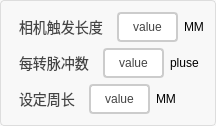
      <widget class="QGroupBox" name="groupBox_4">
       <property name="styleSheet">
        <string notr="true">QGroupBox {
    border: 1px solid #DDD;
    border-radius: 4px;
    font: bold 14px;
    color: #666;
    background-color: #F8F8F8;
}

QGroupBox::title {
    subcontrol-origin: margin;
    subcontrol-position: top left;
    left: 10px;
    padding: 0 5px;
}</string>
       </property>
       <property name="title">
        <string/>
       </property>
       <layout class="QVBoxLayout" name="verticalLayout_11">
        <item>
         <layout class="QHBoxLayout" name="horizontalLayout_63">
          <item>
           <widget class="QLabel" name="label_71">
            <property name="styleSheet">
             <string notr="true">/* 基础标签样式 */
QLabel {
    color: #444444;          /* 主文字色 */
    font-size: 14px;         /* 标准字号 */
    background: transparent; /* 透明背景 */
    padding: 2px 4px;        /* 基础内边距 */
}

/* 标题样式 */
QLabel.title {
    font-size: 16px;
    font-weight: 600;
    color: #333333;
    border-bottom: 1px solid #DDDDDD; /* 下划线装饰 */
    padding-bottom: 4px;
}

/* 副标题/次要文本 */
QLabel.subtitle {
    color: #666666;
    font-size: 13px;
    font-style: italic;
}

/* 强调文本 */
QLabel.emphasis {
    color: #333333;
    font-weight: 500;
    background-color: #F5F5F5;
    border-radius: 3px;
    padding: 4px 8px;
}

/* 状态标签（成功/警告/错误） */
QLabel[state=&quot;success&quot;] {
    color: #228B22;          /* 森林绿 */
    border-left: 3px solid #228B22;
    padding-left: 8px;
}

QLabel[state=&quot;warning&quot;] {
    color: #FF8C00;          /* 暗橙 */
    border-left: 3px solid #FF8C00;
    padding-left: 8px;
}

QLabel[state=&quot;error&quot;] {
    color: #B22222;          /* 砖红 */
    border-left: 3px solid #B22222;
    padding-left: 8px;
}

/* 数据展示标签 */
QLabel.data {
    color: #2F4F4F;          /* 深石板灰 */
    font-family: monospace;
    border: 1px solid #E0E0E0;
    background-color: #FFFFFF;
    padding: 6px 12px;
    border-radius: 4px;
}

/* 禁用状态 */
QLabel:disabled {
    color: #AAAAAA;
    background-color: transparent;
}

/* 链接样式（伪链接效果） */
QLabel.link {
    color: #4682B4;          /* 钢蓝 */
    text-decoration: underline;
    border-bottom: 1px dotted #4682B4;
}

/* 图标标签 */
QLabel.icon {
    qproperty-alignment: AlignCenter;
    border: 1px solid #E0E0E0;
    border-radius: 4px;
    background-color: #FFFFFF;
    padding: 12px;
}</string>
            </property>
            <property name="text">
             <string>相机触发长度</string>
            </property>
           </widget>
          </item>
          <item>
           <widget class="QPushButton" name="btn_xiangjichufachangdu">
            <property name="sizePolicy">
             <sizepolicy hsizetype="Minimum" vsizetype="Minimum">
              <horstretch>0</horstretch>
              <verstretch>0</verstretch>
             </sizepolicy>
            </property>
            <property name="styleSheet">
             <string notr="true">QPushButton {
    padding: 6px 14px;
    border: 2px solid #CCC;
    border-radius: 4px;
    background-color: white;
    color: #444;
}

QPushButton:hover {
    border-color: #999;
    background-color: #F5F5F5;
}

QPushButton:pressed {
    border-color: #777;
    background-color: #EEE;
}</string>
            </property>
            <property name="text">
             <string>value</string>
            </property>
           </widget>
          </item>
          <item>
           <widget class="QLabel" name="label_72">
            <property name="text">
             <string>MM</string>
            </property>
           </widget>
          </item>
         </layout>
        </item>
        <item>
         <layout class="QHBoxLayout" name="horizontalLayout_64">
          <item>
           <widget class="QLabel" name="label_73">
            <property name="styleSheet">
             <string notr="true">/* 基础标签样式 */
QLabel {
    color: #444444;          /* 主文字色 */
    font-size: 14px;         /* 标准字号 */
    background: transparent; /* 透明背景 */
    padding: 2px 4px;        /* 基础内边距 */
}

/* 标题样式 */
QLabel.title {
    font-size: 16px;
    font-weight: 600;
    color: #333333;
    border-bottom: 1px solid #DDDDDD; /* 下划线装饰 */
    padding-bottom: 4px;
}

/* 副标题/次要文本 */
QLabel.subtitle {
    color: #666666;
    font-size: 13px;
    font-style: italic;
}

/* 强调文本 */
QLabel.emphasis {
    color: #333333;
    font-weight: 500;
    background-color: #F5F5F5;
    border-radius: 3px;
    padding: 4px 8px;
}

/* 状态标签（成功/警告/错误） */
QLabel[state=&quot;success&quot;] {
    color: #228B22;          /* 森林绿 */
    border-left: 3px solid #228B22;
    padding-left: 8px;
}

QLabel[state=&quot;warning&quot;] {
    color: #FF8C00;          /* 暗橙 */
    border-left: 3px solid #FF8C00;
    padding-left: 8px;
}

QLabel[state=&quot;error&quot;] {
    color: #B22222;          /* 砖红 */
    border-left: 3px solid #B22222;
    padding-left: 8px;
}

/* 数据展示标签 */
QLabel.data {
    color: #2F4F4F;          /* 深石板灰 */
    font-family: monospace;
    border: 1px solid #E0E0E0;
    background-color: #FFFFFF;
    padding: 6px 12px;
    border-radius: 4px;
}

/* 禁用状态 */
QLabel:disabled {
    color: #AAAAAA;
    background-color: transparent;
}

/* 链接样式（伪链接效果） */
QLabel.link {
    color: #4682B4;          /* 钢蓝 */
    text-decoration: underline;
    border-bottom: 1px dotted #4682B4;
}

/* 图标标签 */
QLabel.icon {
    qproperty-alignment: AlignCenter;
    border: 1px solid #E0E0E0;
    border-radius: 4px;
    background-color: #FFFFFF;
    padding: 12px;
}</string>
            </property>
            <property name="text">
             <string>每转脉冲数</string>
            </property>
           </widget>
          </item>
          <item>
           <widget class="QPushButton" name="btn_meizhuanmaichongshu">
            <property name="sizePolicy">
             <sizepolicy hsizetype="Minimum" vsizetype="Minimum">
              <horstretch>0</horstretch>
              <verstretch>0</verstretch>
             </sizepolicy>
            </property>
            <property name="styleSheet">
             <string notr="true">QPushButton {
    padding: 6px 14px;
    border: 2px solid #CCC;
    border-radius: 4px;
    background-color: white;
    color: #444;
}

QPushButton:hover {
    border-color: #999;
    background-color: #F5F5F5;
}

QPushButton:pressed {
    border-color: #777;
    background-color: #EEE;
}</string>
            </property>
            <property name="text">
             <string>value</string>
            </property>
           </widget>
          </item>
          <item>
           <widget class="QLabel" name="label_74">
            <property name="text">
             <string>pluse</string>
            </property>
           </widget>
          </item>
         </layout>
        </item>
        <item>
         <layout class="QHBoxLayout" name="horizontalLayout_2">
          <item>
           <widget class="QLabel" name="label_75">
            <property name="styleSheet">
             <string notr="true">/* 基础标签样式 */
QLabel {
    color: #444444;          /* 主文字色 */
    font-size: 14px;         /* 标准字号 */
    background: transparent; /* 透明背景 */
    padding: 2px 4px;        /* 基础内边距 */
}

/* 标题样式 */
QLabel.title {
    font-size: 16px;
    font-weight: 600;
    color: #333333;
    border-bottom: 1px solid #DDDDDD; /* 下划线装饰 */
    padding-bottom: 4px;
}

/* 副标题/次要文本 */
QLabel.subtitle {
    color: #666666;
    font-size: 13px;
    font-style: italic;
}

/* 强调文本 */
QLabel.emphasis {
    color: #333333;
    font-weight: 500;
    background-color: #F5F5F5;
    border-radius: 3px;
    padding: 4px 8px;
}

/* 状态标签（成功/警告/错误） */
QLabel[state=&quot;success&quot;] {
    color: #228B22;          /* 森林绿 */
    border-left: 3px solid #228B22;
    padding-left: 8px;
}

QLabel[state=&quot;warning&quot;] {
    color: #FF8C00;          /* 暗橙 */
    border-left: 3px solid #FF8C00;
    padding-left: 8px;
}

QLabel[state=&quot;error&quot;] {
    color: #B22222;          /* 砖红 */
    border-left: 3px solid #B22222;
    padding-left: 8px;
}

/* 数据展示标签 */
QLabel.data {
    color: #2F4F4F;          /* 深石板灰 */
    font-family: monospace;
    border: 1px solid #E0E0E0;
    background-color: #FFFFFF;
    padding: 6px 12px;
    border-radius: 4px;
}

/* 禁用状态 */
QLabel:disabled {
    color: #AAAAAA;
    background-color: transparent;
}

/* 链接样式（伪链接效果） */
QLabel.link {
    color: #4682B4;          /* 钢蓝 */
    text-decoration: underline;
    border-bottom: 1px dotted #4682B4;
}

/* 图标标签 */
QLabel.icon {
    qproperty-alignment: AlignCenter;
    border: 1px solid #E0E0E0;
    border-radius: 4px;
    background-color: #FFFFFF;
    padding: 12px;
}</string>
            </property>
            <property name="text">
             <string>设定周长</string>
            </property>
           </widget>
          </item>
          <item>
           <widget class="QPushButton" name="btn_shedingzhouchang">
            <property name="sizePolicy">
             <sizepolicy hsizetype="Minimum" vsizetype="Minimum">
              <horstretch>0</horstretch>
              <verstretch>0</verstretch>
             </sizepolicy>
            </property>
            <property name="styleSheet">
             <string notr="true">QPushButton {
    padding: 6px 14px;
    border: 2px solid #CCC;
    border-radius: 4px;
    background-color: white;
    color: #444;
}

QPushButton:hover {
    border-color: #999;
    background-color: #F5F5F5;
}

QPushButton:pressed {
    border-color: #777;
    background-color: #EEE;
}</string>
            </property>
            <property name="text">
             <string>value</string>
            </property>
           </widget>
          </item>
          <item>
           <widget class="QLabel" name="label_76">
            <property name="text">
             <string>MM</string>
            </property>
           </widget>
          </item>
         </layout>
        </item>
       </layout>
      </widget>
